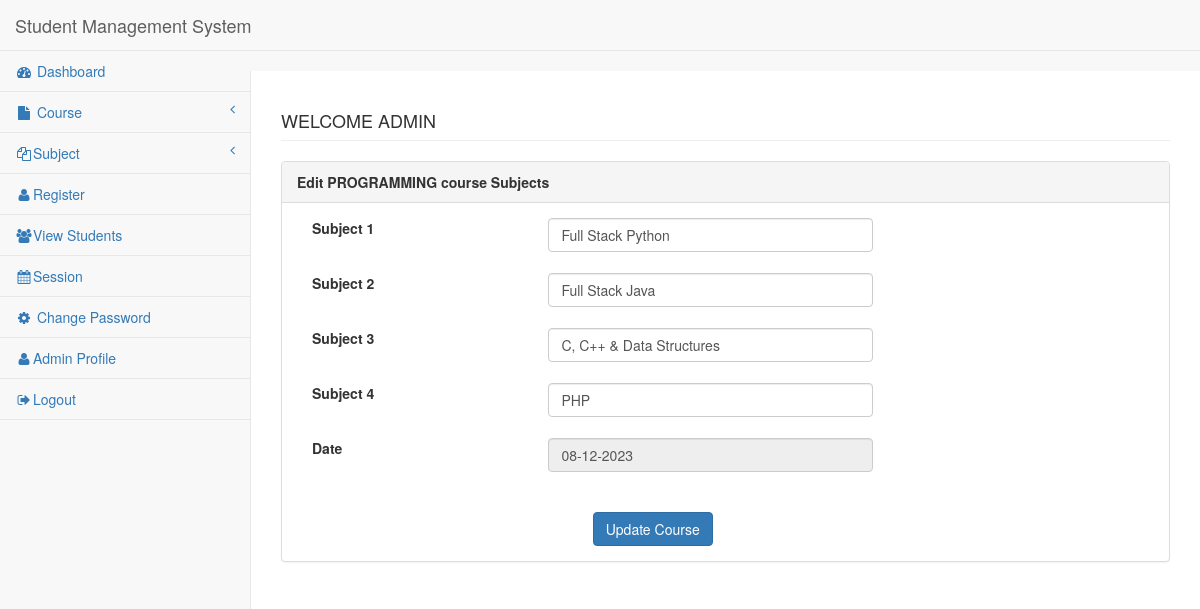
The page /edit-subject.php?sid=6 (signed in) on the database its author committed.
### tables this page shows
CREATE TABLE `subject` (
  `subid` int(11) NOT NULL,
  `cshort` varchar(50) DEFAULT NULL,
  `cfull` varchar(250) DEFAULT NULL,
  `sub1` varchar(250) DEFAULT NULL,
  `sub2` varchar(250) DEFAULT NULL,
  `sub3` varchar(250) DEFAULT NULL,
  `sub4` varchar(255) DEFAULT NULL,
  `dt_created` datetime NOT NULL DEFAULT current_timestamp(),
  `update_date` varchar(200) DEFAULT NULL
);

### edit-subject.php (the view, shortened to what this page needs)
<?php session_start();
include('includes/dbconnection.php');
if (strlen($_SESSION['aid']==0)) {
  header('location:logout.php');
  } else{
?>
<!DOCTYPE html>
<html lang="en">
<head>
<link href="browser_components/bootstrap/dist/css/bootstrap.min.css"
	rel="stylesheet">
<link href="browser_components/metisMenu/dist/metisMenu.min.css"
	rel="stylesheet">
<link href="dist/css/sb-admin-2.css" rel="stylesheet">
<link href="browser_components/font-awesome/css/font-awesome.min.css"
	rel="stylesheet" type="text/css">
</head>
<body>
<form method="post" >
	<div id="wrapper">
		<?php include('leftbar.php')?>;
		<div id="page-wrapper">
			<div class="row">
				<div class="col-lg-12">
					<h4 class="page-header"> <?php echo strtoupper("welcome"." ".htmlentities($_SESSION['login']));?></h4>
				</div>
			</div>
			<div class="row">
				<div class="col-lg-12">
					<div class="panel panel-default">
                            <?php
$subid=intval($_GET['sid']);
$query=mysqli_query($con,"SELECT * FROM `subject` where subid='$subid'");
while($res=mysqli_fetch_array($query)){?>
						<div class="panel-heading"><b>Edit <?php echo $res['cfull'];?> course Subjects</b></div>
						<div class="panel-body">
							<div class="row">
						 	<div class="col-lg-10">
										<div class="form-group">
											<div class="col-lg-4">
<label>Subject 1</label>
</div>
<div class="col-lg-6">
<input class="form-control" name="sub1" id="sub1"  value="<?php echo $res['sub1'];?>" required="required">
</div>
</div>	<br><br>
<div class="form-group">
<div class="col-lg-4">
<label>Subject 2</label>
</div>
<div class="col-lg-6">
<input class="form-control" name="sub2" id="sub2" value="<?php echo $res['sub2'];?>" required="required">
</div>
</div>
<br><br>
<div class="form-group">
<div class="col-lg-4">
<label>Subject 3</label>
</div>
<div class="col-lg-6">
<input class="form-control" name="sub3" id="sub3" value="<?php echo $res['sub3'];?>" required="required"></div>
</div> <br><br>
<div class="form-group">
<div class="col-lg-4">
<label>Subject 4</label>
</div>
<div class="col-lg-6">
<input class="form-control" name="sub4" id="sub4" value="<?php echo $res['sub4'];?>" required="required"></div>
</div> <br><br>
<div class="form-group">
<div class="col-lg-4">
<label>Date</label></div>
<div class="col-lg-6">
<input class="form-control" value="<?php echo date('d-m-Y');?>" readonly="readonly" name="udate"></div></div></div>
<br><br>
<?php }  ?>
<div class="form-group">
<div class="col-lg-4"></div>
<div class="col-lg-6"><br><br><input type="submit" class="btn btn-primary" name="submit" value="Update Course"></button></div>
</div></div></div>
							</div>
						</div>
					</div>
				</div>
			</div>
</form>
</body>
</html>
<?php } ?>

### rows shown on the page
subject: cfull "PROGRAMMING", sub1 "Full Stack Python", sub2 "Full Stack Java", sub3 "C, C++ & Data Structures", sub4 "PHP"
